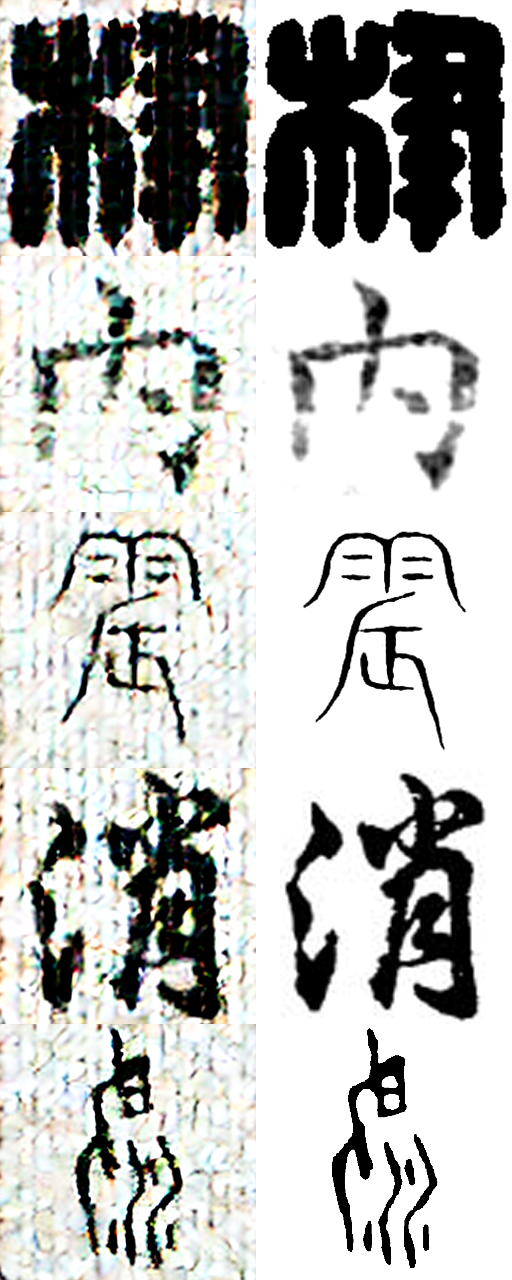
#> input picture tools/baseline_step0.png, 512 x 1280 px
$ python -i build_hcsu_dataset.py   (imports and definitions only)
#> lines starting #> are read from the running program, lines starting #| are printed output that depends on the picture; after the words box and inside, x2 and y2 are one past the last pixel; in counts of white or black regions, pixels touching at a corner belong together
"""把 HCSU (wild / tie / bei) 的已二值化产物做成可直接训练的 256x256 数据 + CSV。

输入:  `/root/Workspace/xy/HCSU/_bin/{wild,tie,bei}/{书家}-{书体}/{字}.png`
       （由 tools/binarize_hcsu.py 产出; 原始数据只读保留）

三步:
  1. **几何归一化** —— 只对 wild 需要（实测尺寸 23~2427px 不统一）。
     紧裁切 bbox -> 最长边缩到 0.88*256=225 -> 居中贴 256x256 白底。
     tie/bei 已是 256x256, 直接复用。
     配方照 `tools/build_dataset_px60.py` 的 `SIZE=256, BOX_FRAC=0.88`。
  2. **渲染对应书体的 std 骨架** —— 照 `tools/build_std_skel_px60.py` 的 SCRIPT_FONT。
     ⚠ **渲染失败必须显式记录并剔除**, 绝不静默 fallback 到楷体
       (那会给草/篆目标喂楷形骨架, 书体不匹配, 且是静默错误)。
  3. **组装 CSV** —— 复用现有 glyph_id / calligrapher_id; 新字/新书家分配新 id。

书体范围: 只留 楷/行/隶（无草/篆字体）。
"""
import argparse, collections, csv, json, os
from multiprocessing import Pool

import numpy as np
from PIL import Image, ImageDraw, ImageFont
from scipy.ndimage import binary_dilation, generate_binary_structure
from skimage.morphology import skeletonize

Image.MAX_IMAGE_PIXELS = None
ROOT = "/root/Workspace/xy/DiT"
HCSU = "/root/Workspace/xy/HCSU"
SIZE, BOX_FRAC = 256, 0.88
FONT_SIZE = 200                     # 照抄 build_std_skel_px60.py
ST = generate_binary_structure(2, 2)
FONT_DIR = f"{ROOT}/tools/fonts"
KEEP = {"楷", "行", "隶"}
SCRIPT_ID = {"楷": 0, "行": 3, "隶": 4}
SCRIPT_FONT = {
    "楷": ["simkai.ttf", "STKAITI.TTF", "NotoSerifSC-VF.ttf"],
    "行": ["STXINGKA.TTF", "FZSTK.TTF"],
    "隶": ["SIMLI.TTF", "STLITI.TTF"],
}
# 书家名归一: HCSU 用异体写法, 与我们已有数据统一
NAME_ALIAS = {"文征明": "文徵明"}

_fc, _tofu = {}, {}


# [70 lines left out: functions get_font, tofu_sig, render_std, not called in this run]


def normalize_img(src, dst):
    """紧裁切 bbox -> 最长边缩到 BOX_FRAC*SIZE -> 居中贴白底 256x256。"""
#> called with src = 'baseline_step0.png', dst = 'out.png'
    a = np.asarray(Image.open(src).convert("L"))
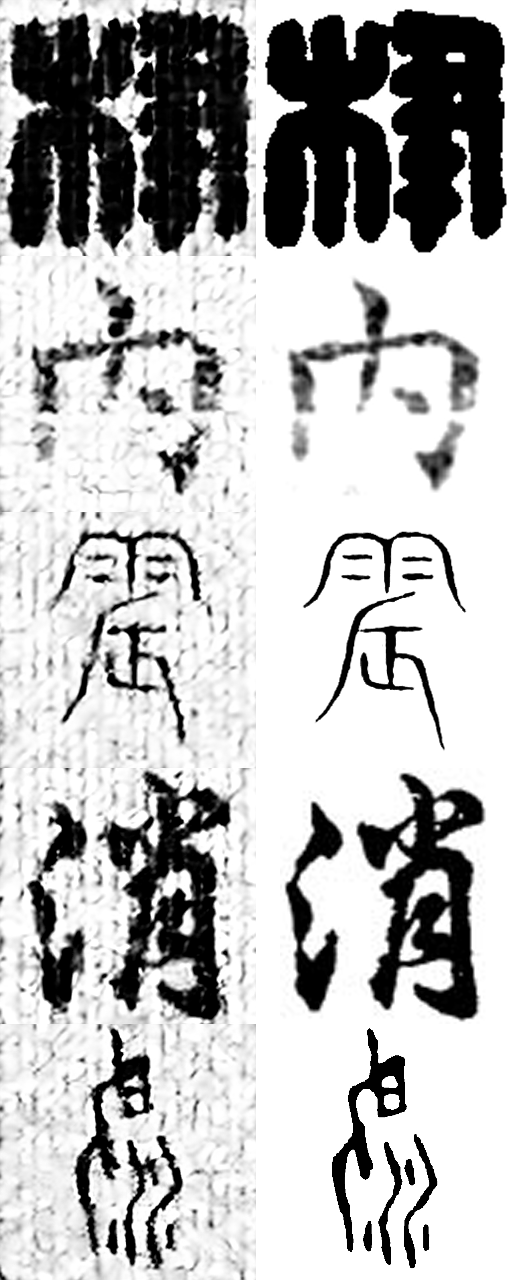
#> a: shape (1280, 512); min 0, max 255, mean 185.9
    m = a < 128
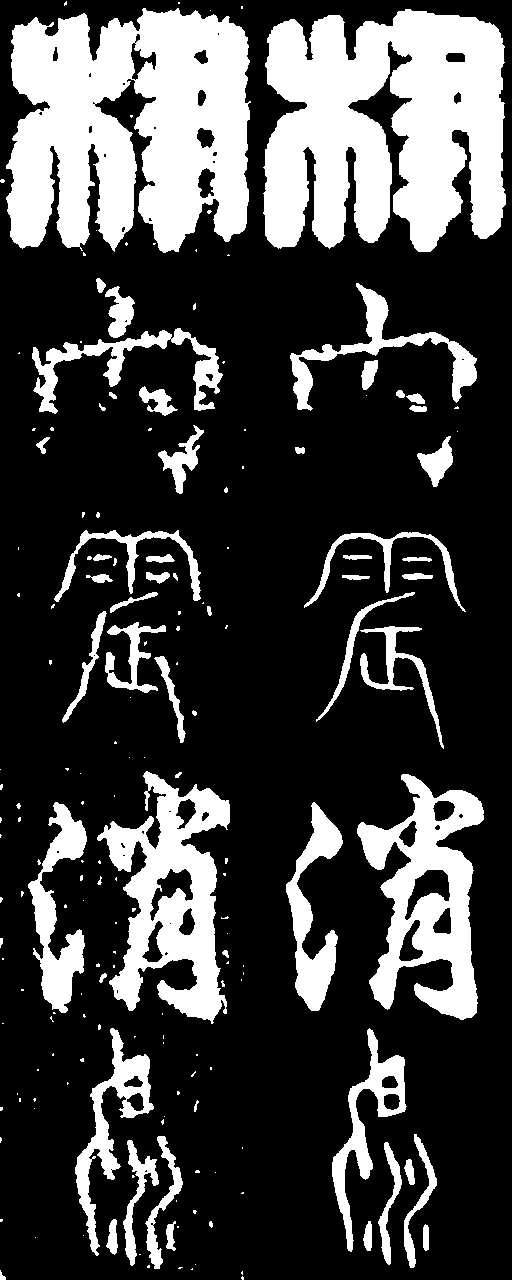
#> m: shape (1280, 512) bool; 25.5% white; 183 white regions (123 under 20 px), largest, box (x1, y1, x2, y2) and area: (6, 8, 251, 253) 45298, (263, 9, 506, 252) 44774, (97, 771, 230, 1024) 15646
    if not m.any():
        return False
    ys, xs = np.where(m)
    crop = Image.fromarray(a).crop((xs.min(), ys.min(), xs.max() + 1, ys.max() + 1))
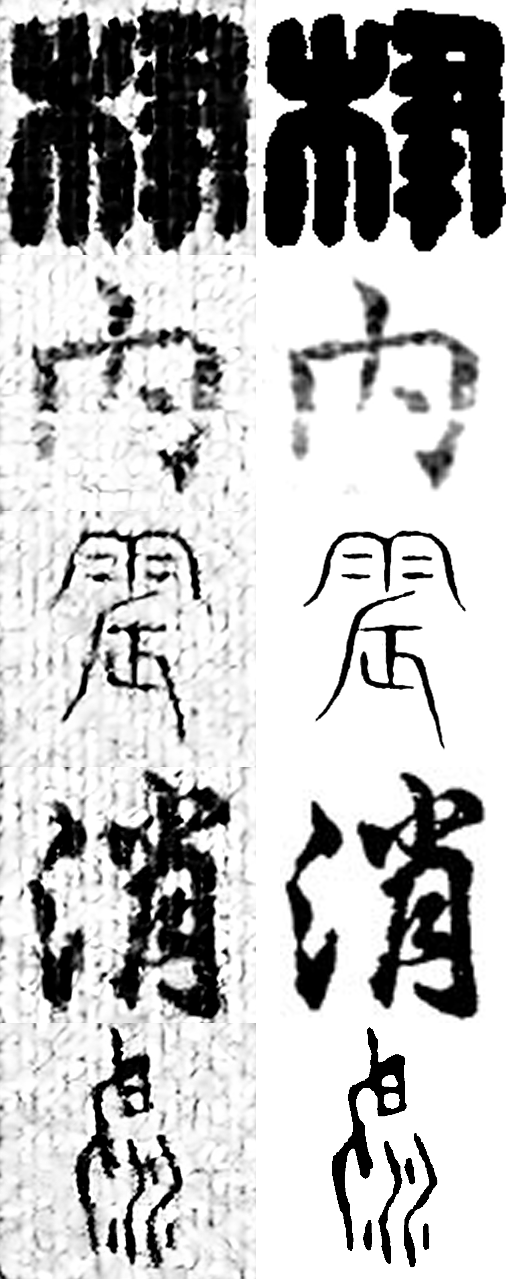
#> crop: PIL image 506x1279 L; min 0, max 255, mean 185
    t = BOX_FRAC * SIZE
    s = t / max(crop.size)
#> s = 0.176
    tw, th = max(int(crop.size[0] * s), 1), max(int(crop.size[1] * s), 1)
#> tw = 89; th = 225
    crop = crop.resize((tw, th), Image.LANCZOS)
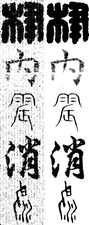
#> crop: PIL image 89x225 L; min 0, max 255, mean 184.7
    cv = Image.new("L", (SIZE, SIZE), 255)
#> cv: PIL image 256x256 L; every value is 255
    cv.paste(crop, ((SIZE - tw) // 2, (SIZE - th) // 2))
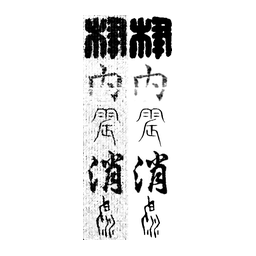
#> cv: PIL image 256x256 L; min 0, max 255, mean 233.5
    # ⚠ LANCZOS 缩放会引入抗锯齿灰阶。我们的数据是**纯二值**(实测 100% 2 阶),
    #   所以最后必须再二值化一次, 否则输入分布与训练数据不一致。
    out = np.where(np.asarray(cv) < 128, 0, 255).astype(np.uint8)
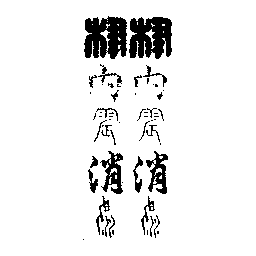
#> out: shape (256, 256); 92.1% white; 59 black regions (33 under 20 px), largest, box (x1, y1, x2, y2) and area: (84, 16, 127, 59) 1413, (129, 17, 172, 59) 1383, (100, 151, 123, 194) 484
    os.makedirs(os.path.dirname(dst), exist_ok=True)
    Image.fromarray(out, mode="L").save(dst, optimize=True)
    return True


# [166 lines left out: functions scan, _norm_task, main, not called in this run]


# [2 lines not run here, left out]

>>> result = normalize_img('baseline_step0.png', 'out.png')

$ run again, on tools/ood_1.png
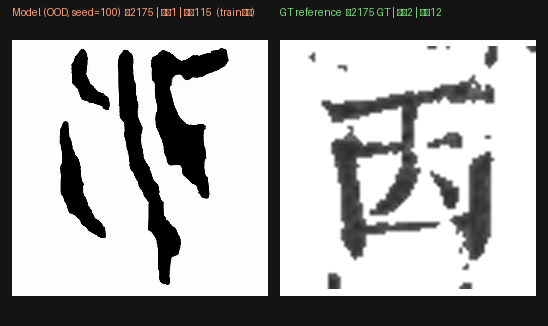
#> input picture tools/ood_1.png, 548 x 326 px
#> in normalize_img, `m = a < 128`:
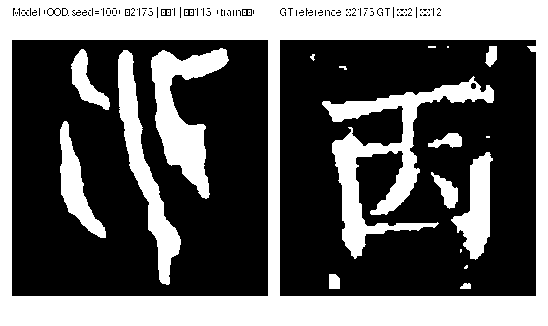
#> m: shape (326, 548) bool; 38.9% white; 26 white regions (12 under 20 px), largest, box (x1, y1, x2, y2) and area: (0, 0, 548, 326) 46667, (322, 76, 494, 259) 7506, (151, 48, 229, 199) 4817
#> in normalize_img, `out = np.where(np.asarray(cv) < 128, 0, 255).astype(np.uint8)`:
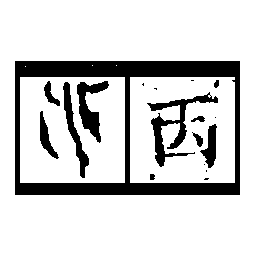
#> out: shape (256, 256); 82.1% white; 18 black regions (7 under 20 px), largest, box (x1, y1, x2, y2) and area: (15, 61, 240, 195) 7892, (147, 92, 218, 167) 1259, (77, 81, 109, 143) 814

$ run again, on tools/ood_2.png
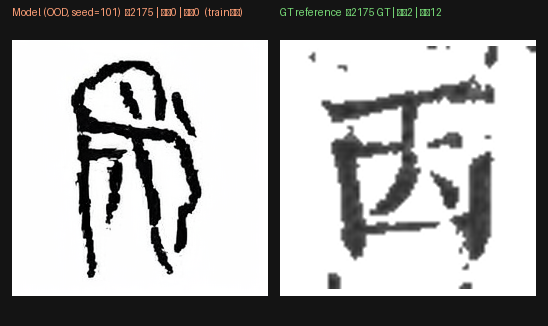
#> input picture tools/ood_2.png, 548 x 326 px
#> in normalize_img, `m = a < 128`:
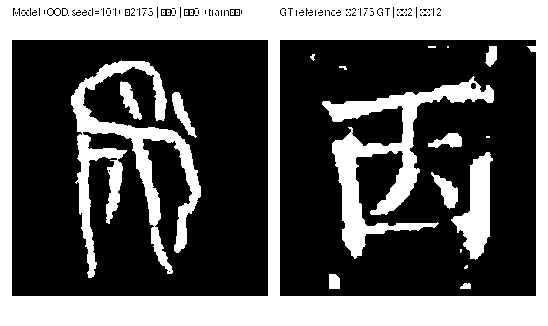
#> m: shape (326, 548) bool; 37.2% white; 25 white regions (12 under 20 px), largest, box (x1, y1, x2, y2) and area: (0, 0, 548, 326) 46683, (71, 60, 201, 278) 7902, (322, 76, 494, 259) 7506
#> in normalize_img, `out = np.where(np.asarray(cv) < 128, 0, 255).astype(np.uint8)`:
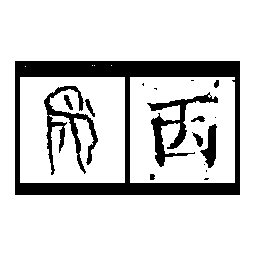
#> out: shape (256, 256); 82.9% white; 17 black regions (7 under 20 px), largest, box (x1, y1, x2, y2) and area: (15, 61, 240, 195) 7891, (44, 86, 98, 175) 1329, (147, 92, 218, 167) 1259

$ run again, on tools/ood_3.png
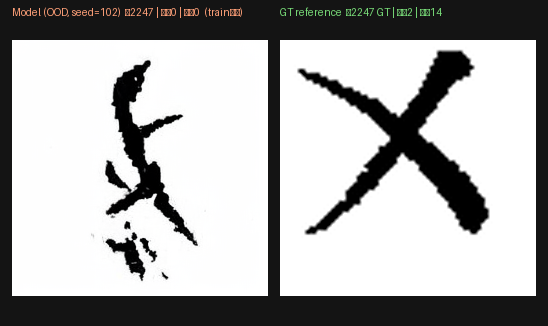
#> input picture tools/ood_3.png, 548 x 326 px
#> in normalize_img, `m = a < 128`:
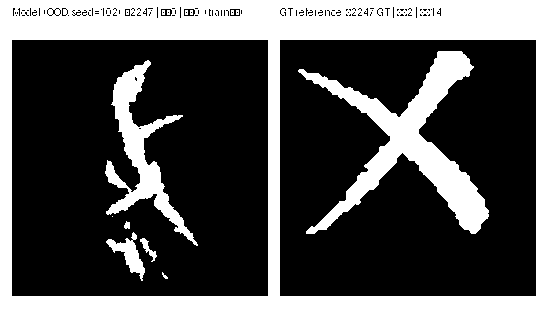
#> m: shape (326, 548) bool; 34.4% white; 15 white regions (9 under 20 px), largest, box (x1, y1, x2, y2) and area: (0, 0, 548, 326) 46626, (298, 51, 489, 234) 9554, (105, 60, 198, 246) 4362, (106, 232, 145, 281) 652, (140, 238, 157, 262) 129, (124, 221, 130, 229) 37
#> in normalize_img, `out = np.where(np.asarray(cv) < 128, 0, 255).astype(np.uint8)`:
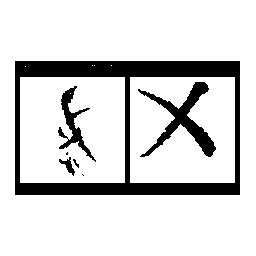
#> out: shape (256, 256); 84.2% white; 7 black regions (2 under 20 px), largest, box (x1, y1, x2, y2) and area: (15, 61, 240, 195) 7886, (138, 82, 216, 157) 1613, (58, 86, 96, 162) 733, (59, 157, 75, 176) 110, (73, 159, 79, 168) 21
